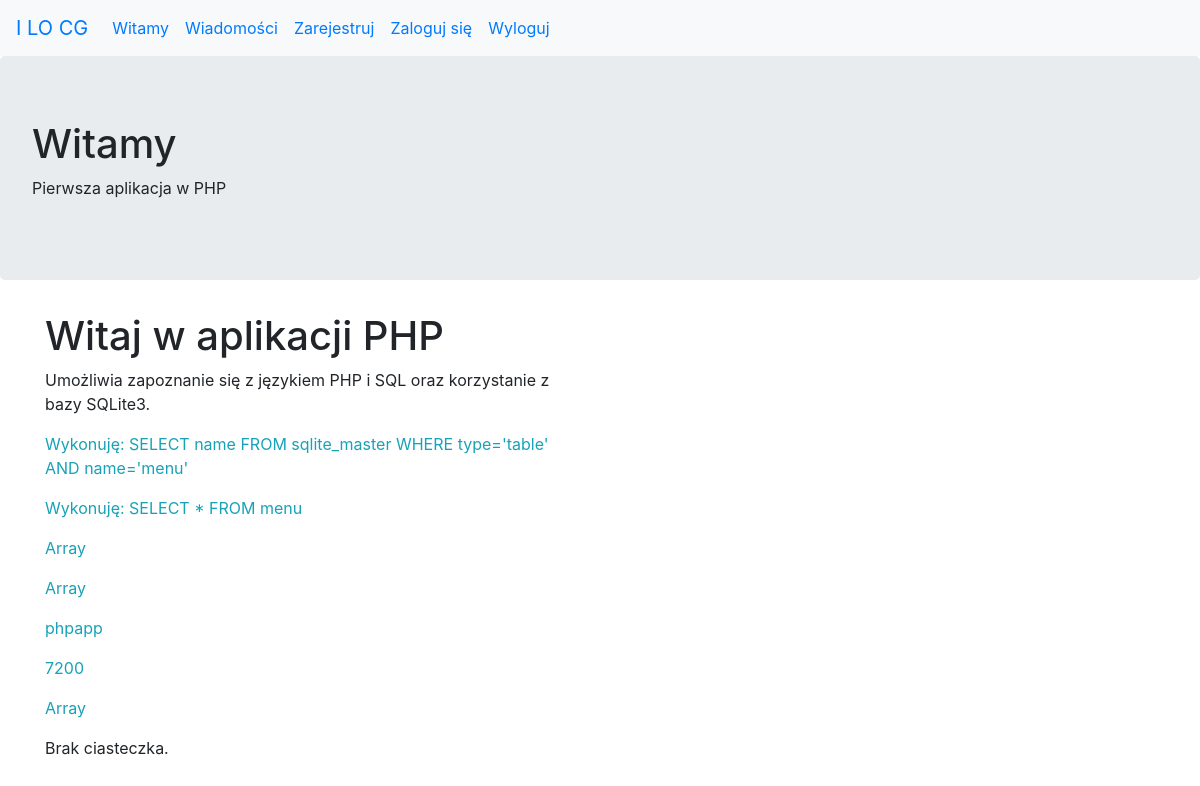
The page / on the database its author committed.
### tables this page shows
CREATE TABLE menu (
	id INTEGER PRIMARY KEY AUTOINCREMENT,
	plik CHAR(20) NOT NULL,
	tytul VARCHAR(30) NOT NULL,
	pozycja INTEGER DEFAULT 0
);

### index.php (called while the page is built, shortened)
<?php
$kom = array();
require_once(DINC.'functions.php');
require_once(DINC.'db.php');
include_once(DINC.'template.php');
?>

### inc/functions.php (the view, shortened to what this page needs)
<?php
function get_menu($id, &$strona) {
	Baza::db_query('SELECT * FROM menu');
 	foreach (Baza::$ret as $k => $t) {
		echo '
<li class="nav-item">
    <a class="nav-link';
    if ($t['id'] == $id) {
    	echo ' active';
    }
    echo '" href="?id='.$t['id'].'">'.$t['tytul'].'</a>
</li>
		';
	}
}
function get_page_title($strona) {
	if (array_key_exists('tytul', $strona))
		echo $strona['tytul'];
	else
		echo 'Aplikacja PHP';
}
function get_koms($kom) {
	foreach ($kom as $k) {
		echo "<p class=\"text-info\">$k</p>";
	}
}
?>

### rows shown on the page
menu: tytul "Witamy"
menu: tytul "Wiadomości"
menu: tytul "Zarejestruj"
menu: tytul "Zaloguj się"
menu: tytul "Wyloguj"

### other values the page prints
$q "SELECT name FROM sqlite_master WHERE type='table' AND name='menu'"
$q "SELECT * FROM menu"
$k "Array"
$k "phpapp"
$k "7200"
